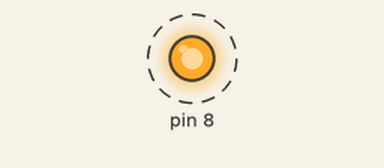
Recording of a sketch running on a simulated Arduino Mega 2560, built with avr-gcc and run on an emulated ATmega2560. Parts: output pins drawn as LEDs (lit = HIGH). Dashed ring = blinking. What the sketch prints to the serial monitor is not drawn.

Above: at 4.4 s.
Timing chart, 0 to 7.4 s (numbered marks = the images above):
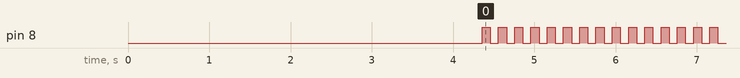

Measured:
- by itself, pin 8: alternates HIGH for 0.10 s and LOW for 0.10 s

The sketch:

z80-arduino-disassembler.ino
```cpp
/*
Arduino hosted Z80 disassembler by Mike Sutton
Bread80.com
*/
#include "Arduino.h"
#include "z80-disassembler.h"

//(For testing)
//Output a tab of opcodes for a the given prefix and opcodeset

//Change this value to simulate a partial opcode (i.e. if you only have one byte of a 3 byte opcode)
//and unknown parameters will be replaced with appropriate mnemonics, e.g. LD A,nn or LD A,nFF instead of LD A,FFFF
#define MAXDATALENGTH 1

//Z80Disassembler Z80 = Z80Disassembler();

void disassembleTable(byte prefix, byte opcodeset) {
  for (byte opcode = 0;true;opcode++) {
//  byte opcode = 255;

  byte data[] = {0x01, 0x02, 0x03, 0x04, 0x05};
  int ptr = 0;
  if (prefix) {
    data[ptr] = prefix;
    ptr++;
  }
  if (opcodeset) {
    data[ptr] = opcodeset;
    ptr++;
  }

  if (opcodeset == 0xCB && prefix) {
    data[ptr + 1] = opcode; //Should always be data[3]
    ptr += 2;
  } else {
    data[ptr] = opcode;
    ptr++;
  }

/*  int dataLength = 5;
  if (dataLength > MAXDATALENGTH) {
    dataLength = MAXDATALENGTH;
  }
*/
  char buf[20];
  int bytesUsed = Z80Disassembler::disassemble(buf, data, MAXDATALENGTH);//dataLength);
  Serial.print(bytesUsed);
  Serial.print(": ");

  for (ptr = 0; ptr < 5; ptr++) {
    if (ptr < bytesUsed) {
      char bbuf[4];
      sprintf(bbuf, "%02x ", data[ptr]);
      Serial.print(bbuf);
    } else {
      Serial.print("   ");
    }
  }
//  Serial.print(bytesUsed);
  Serial.print(buf);
  Serial.println();

  if (opcode == 255) {
    return;
  }
  }
}

void setup() {
  // put your setup code here, to run once:
  Serial.begin(115200);

  byte prefixes[] = {0,0xdd,0xfd};
  byte opcodesets[] = {0,0xed,0xcb};
  for (byte prefix = 0;prefix < 2;prefix++) {
    for (byte opcodeset = 0;opcodeset < 3;opcodeset++) {
    disassembleTable(prefixes[prefix], opcodesets[opcodeset]);
    Serial.println();
    }
    Serial.println();
    Serial.println();
  }
}

void loop() {
  // put your main code here, to run repeatedly:
  pinMode(8, OUTPUT);

  digitalWrite(8, HIGH);
  delay(100);
  digitalWrite(8, LOW);
  delay(100);
}
```

z80-disassembler.h
```cpp
/*
Arduino hosted Z80 disassembler by Mike Sutton
Bread80.com
*/
#ifndef Z80Disassembler_h
#define Z80Disassembler_h

#include "Arduino.h"

class Z80Disassembler
{
	public:
		Z80Disassembler();
		/*
		* Convert an opcode data to it's text form
		* out = buffer for output text
		* prefix = IX/IY prefix (or 0)
		* opcodeset = CB/ED or 0
		* opcode = opcode (duh!)
		* valuesPassed = number (count) of parameter values passed in
		* value1, value2 = parameter values
		* trimItem = right trim the output?
		* return value = out buffer
		*/
		static int getOpcodeText(char* out, byte prefix, byte opcodeset, byte opcode,
                    int valuesPassed, byte value1, byte value2, bool trimItem);
		//Disassemble a series of bytes (opcode).
		//buf = buffer for output text
		//opcode = array of bytes to process
		//opcodeLength = Number of bytes passed in opcode parameter
		//Returns the number of bytes consumed from opcode.
		static byte disassemble(char* buf, byte* opcode, int opcodeLength);

	private:
		//Copy an item out of a list of strings.
		//buf is the buffer to copy into.
		//list is a list of fixed length text items.
		//index is the index into the list.
		//lengthItem is the length of each item.
		//trimItem = right trim spaces from the item.
		//Returns buf.
		static char* copyTextListItem(char* buf, const char* list, int index, int lengthItem, bool trimItem);
		//Convert an opcode byte into an index into the tableOpcodes table.
		static int opcodeToOpcodeTableIndex(byte prefix,byte opcode);
		//Return asciiz base opcode (opbase) for given index into bases table
		//buf must be at least baseLength+1
		static char* indexOpcodesToOpcodeName(char* buf,int indexOpcode, bool trimItem);
		//Extract a parameter encoded in an opcode.
		//Parameter is then right-shifted to return values 0,1,2,...
		//Returns 255 if no parameter
		static byte getOpcodeParam(byte opcode, int indexOpcode, int paramNo);
		static char* indexOpcodesToParamText(char* buf,byte prefix, byte opcodeset, byte opcode,
			int indexOpcode, int paramNo, bool trimItem);
		//Returns the number of format substititions needed within a string (i.e. the number of % chars).
		static int countSubstitutionsNeeded(char* buf);
		//Substitutes values in a parameter either for a value (if known) or ** if unknown.
		//inbuf is the parameter text.
		//valuesPassed is the number of parameters passed in.
		//low and high are the possible parameters (low,high: in the same order as in the source code.
		//             If we have one parameter pass it in in low.
		static char* substitute(char* outbuf, char* inbuf, int valuesPassed, byte low, byte high);
};

#endif
```

Source omitted: z80-disassembler.cpp (22595 bytes)
